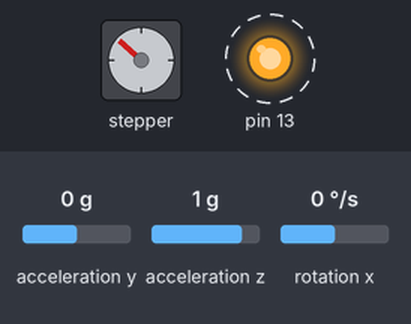
Bench run of a program on a simulated Arduino Uno, built with avr-gcc and run on an emulated ATmega328P. On the bench: stepper motor, output pins drawn as LEDs (lit = HIGH). Wiring (inferred from the names in the program): stepper motor (200 steps per turn assumed): coils pin 8, pin 9, pin 10, pin 11. Dashed ring = blinking. The test bench sets the inputs (shaded band); at power-on: acceleration y 0 g, rotation x 0 °/s, acceleration z 1 g. Pins used as bus, display or sensor lines are not drawn.

Above: at 1.2 s.
1.3 s: acceleration y set to -1.4 g
At 1.65 s:
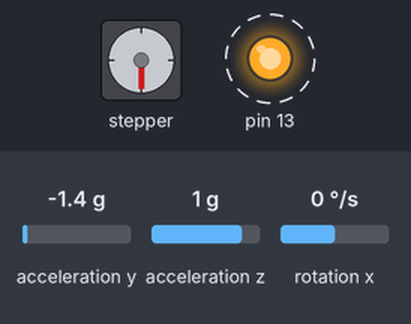
4.3 s: rotation x set to 100 °/s
At 5.26 s:
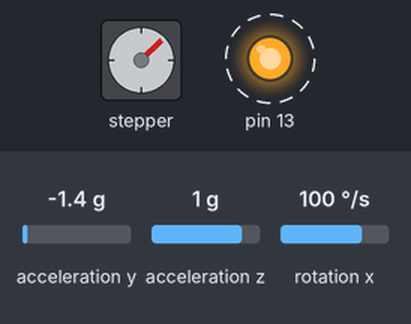
7.3 s: acceleration z set to -1.4 g
At 7.97 s:
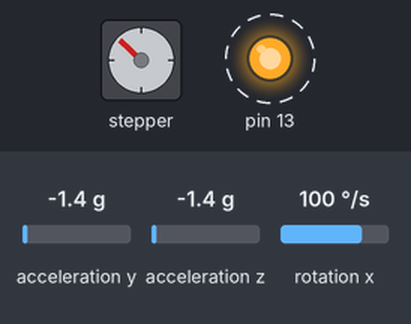
10.3 s: acceleration y set to 0 g
At 11.57 s:
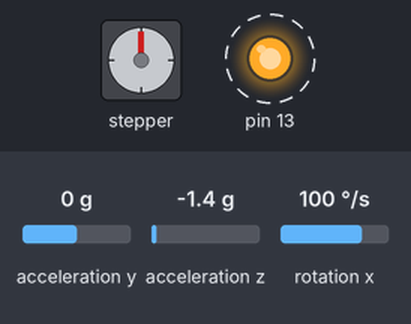
13.3 s: acceleration y set to -0.8 g
16.3 s: acceleration z set to 0.8 g
Timing chart, 0 to 25.8 s (numbered marks = the images above; inputs shaded):
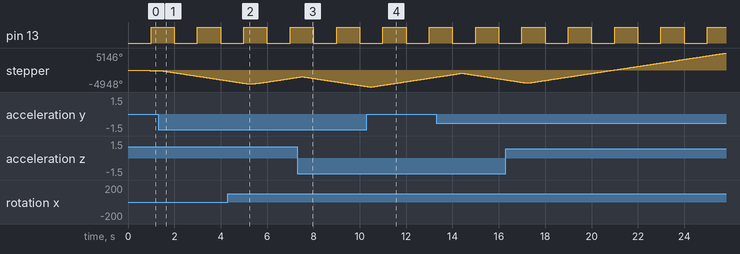

Measured:
- by itself, pin 13: alternates HIGH for 1.0 s and LOW for 1.0 s

The program:

main.cpp
```cpp
#include <Arduino.h>

#include "Wire.h"
#include "I2Cdev.h"
#include "MPU6050.h"
#include "math.h"

#define Kp  100
#define Kd  0
#define Ki  0
#define sampleTime  0.005
#define targetAngle 0

MPU6050 mpu;

int16_t accY, accZ, gyroX;
volatile int PID, gyroRate;
volatile float accAngle, gyroAngle, currentAngle, prevAngle=0, error, prevError=0, errorSum=0;
volatile byte count=0;


float motorSpeed;


byte sbt0811_in[4] = {8,9,10,11};   // IN1, IN2, IN3, IN4 to arduino pins

int step_time;       // in microseconds, min 1ms for one step

int direction;           // will be either 1 (clockwise) or -1 (anti-clockwise)

int current_step = 0;           // 0 to 7

boolean step_positions[8][4] = {
    { 1,0,0,1 },
    { 1,0,0,0 },
    { 1,1,0,0 },
    { 0,1,0,0 },
    { 0,1,1,0 },
    { 0,0,1,0 },
    { 0,0,1,1 },
    { 0,0,0,1 },
};


void init_PID() {
  // initialize Timer1
  cli();          // disable global interrupts
  TCCR1A = 0;     // set entire TCCR1A register to 0
  TCCR1B = 0;     // same for TCCR1B
  // set compare match register to set sample time 5ms
  OCR1A = 9999;
  // turn on CTC mode
  TCCR1B |= (1 << WGM12);
  // Set CS11 bit for prescaling by 8
  TCCR1B |= (1 << CS11);
  // enable timer compare interrupt
  TIMSK1 |= (1 << OCIE1A);
  sei();          // enable global interrupts
}


void setup() {
  // set the status LED to output mode
  pinMode(13, OUTPUT);

  for (byte i = 0; i <= 3; i++) {
    pinMode(sbt0811_in[i], OUTPUT);
  }


  // initialize the MPU6050 and set offset values
  mpu.initialize();
  //mpu.setYAccelOffset(1593);
  //mpu.setZAccelOffset(963);
  //mpu.setXGyroOffset(40);

  // initialize PID sampling loop
  init_PID();
  Serial.begin(9600);
}


void move_stepper(int step_time, int direction) {
    for (int i=0; i < 1; i++) {
        // do one step in a given direction
        current_step += direction;
        if (current_step > 7) { current_step = 0; }
        if (current_step < 0) { current_step = 7; }

        // set digital pins for the current_step
        for (byte i = 0; i <= 3; i++) {
            digitalWrite(sbt0811_in[i], step_positions[current_step][i]);
        }

        delayMicroseconds(step_time);
    }
}


void loop() {
  // read acceleration and gyroscope values
  accY = mpu.getAccelerationY();
  accZ = mpu.getAccelerationZ();
  gyroX = mpu.getRotationX();

  // move motor after constraining the speed

  motorSpeed = abs(constrain(PID, -700, 700))*10;

  //?? need to compensate for the non-linear behaviour of stepper motors? t in YABR project

  step_time = map(motorSpeed, 0, 7000, 15000, 300);
  if (currentAngle > 0) {
    direction = 1;
  }
  else {
    direction = -1;
  }

  move_stepper(step_time, direction);


  //Serial.println(PID);


}


// The ISR will be called every 5 milliseconds
ISR(TIMER1_COMPA_vect)
{
  // calculate the angle of inclination
  accAngle = atan2(accY, accZ)*RAD_TO_DEG;
  gyroRate = map(gyroX, -32768, 32767, -250, 250);
  gyroAngle = (float)gyroRate*sampleTime;
  currentAngle = 0.9934*(prevAngle + gyroAngle) + 0.0066*(accAngle);

  error = currentAngle - targetAngle;
  errorSum = errorSum + error;
  errorSum = constrain(errorSum, -300, 300);

  // calculate output from P, I and D values
  PID = Kp*(error) + Ki*(errorSum)*sampleTime - Kd*(currentAngle-prevAngle)/sampleTime;
  prevAngle = currentAngle;

  // toggle the led on pin13 every second
  count++;
  if(count == 200)  {
    count = 0;
    digitalWrite(13, !digitalRead(13));
  }
}
```
